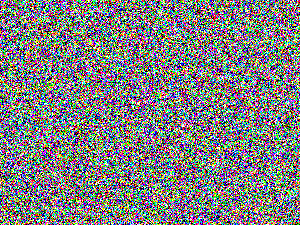
#> input picture assets/noise.png, 300 x 225 px
$ python -i pixel_stretcher.py   (imports and definitions only)
#> lines starting #> are read from the running program, lines starting #| are printed output that depends on the picture
import numpy as np
from PIL import Image
import imageio
from typing import Optional, Union, Literal, List, Tuple, Callable
from pathlib import Path
from .distortion_effects import (
    BiasedStretchEffect, WaveDistortionEffect, PivotStretchEffect, DistortionEffect,
    HorizontalStretchEffect, RotatedStretchEffect, FlowingMeltEffect
)
from scipy.ndimage import rotate
from .post_processors import PostProcessor
from .post_processing_factory import PostProcessorFactory


class PixelStretcher:
    """
    Unified pixel stretcher that supports both legacy built-in distortion
    and the new effect object system.
    """

    def __init__(
        self,
        # Effect-based parameters (v2 mode)
        effect: Optional[DistortionEffect] = None,

        # Legacy parameters (v1 mode)
        max_stretch: float = 0.5,
        pivot: Literal['center', 'top', 'bottom'] = 'center',
        wave_amplitude: float = 0.1,
        wave_frequency: float = 2.0,
        wave_phase_shift: float = 0.0,
        wave_phase_speed: float = 0.2,
        use_wave_distortion: bool = False,
        stretch_bias: float = 0.0,

        # Common parameters
        interpolation: Literal['nearest', 'bilinear'] = 'nearest',
        temporal_smoothing: float = 0.0,
        seed: Optional[int] = None,
        upscale: int = 1,
        cumulative: bool = False,
        stretch_curve: Literal['linear', 'constant', 'ease_in', 'ease_out', 'ease_in_out', 'custom'] = 'linear',
        start_stretch: Optional[float] = None,
        end_stretch: Optional[float] = None,
        custom_curve_func: Optional[Callable[[float], float]] = None
    ):
        # Store effect if provided (v2 mode)
        self.effect = effect

        # Store legacy parameters
        self.max_stretch = max_stretch
        self.pivot = pivot
        self.wave_amplitude = wave_amplitude
        self.wave_frequency = wave_frequency
        self.wave_phase_shift = wave_phase_shift
        self.wave_phase_speed = wave_phase_speed
        self.use_wave_distortion = use_wave_distortion
        self.stretch_bias = np.clip(stretch_bias, -1.0, 1.0)

        # Common parameters
        self.interpolation = interpolation
        self.temporal_smoothing = temporal_smoothing
        self.upscale = max(1, int(upscale))
        self.cumulative = cumulative
        self.stretch_curve = stretch_curve
        self.start_stretch = start_stretch if start_stretch is not None else 0.0
        self.end_stretch = end_stretch if end_stretch is not None else (1.0 if effect else max_stretch)
        self.custom_curve_func = custom_curve_func
        self.rng = np.random.RandomState(seed)
        self._previous_factors = None

    def _get_pivot_point(self, height: int) -> float:
        """Get pivot point for legacy mode."""
        if self.pivot == 'center':
            return height / 2
        elif self.pivot == 'top':
            return 0
        else:  # bottom
            return height

    def _calculate_stretch_scale(self, t: float) -> float:
        """Calculate the stretch scale based on the curve type and progress t (0 to 1)."""
        if self.stretch_curve == 'constant':
            curve_value = 1.0
        elif self.stretch_curve == 'linear':
            curve_value = t
        elif self.stretch_curve == 'ease_in':
            curve_value = t * t
        elif self.stretch_curve == 'ease_out':
            curve_value = t * (2.0 - t)
        elif self.stretch_curve == 'ease_in_out':
            curve_value = t * t * (3.0 - 2.0 * t)
        elif self.stretch_curve == 'custom' and self.custom_curve_func:
            curve_value = self.custom_curve_func(t)
        else:
            curve_value = t

        return self.start_stretch + (self.end_stretch - self.start_stretch) * curve_value

    def _generate_stretch_factors(self, width: int, stretch_scale: float = 1.0) -> np.ndarray:
        """Generate stretch factors for legacy mode."""
        # Generate base random values between 0 and 1
        base_random = self.rng.rand(width)

        # Apply bias to determine stretch direction
        if self.stretch_bias == 0:
            factors = (base_random * 2 - 1)
        else:
            factors = np.zeros(width)

            for i in range(width):
                bias_probability = 0.5 + abs(self.stretch_bias) * 0.4

                if self.rng.rand() < bias_probability:
                    if self.stretch_bias > 0:
                        factors[i] = base_random[i]
                    else:
                        factors[i] = -base_random[i]
                else:
                    if self.stretch_bias > 0:
                        factors[i] = -base_random[i] * 0.3
                    else:
                        factors[i] = base_random[i] * 0.3

        factors = factors * stretch_scale

        if self.temporal_smoothing > 0 and self._previous_factors is not None:
            factors = (self.temporal_smoothing * self._previous_factors +
                      (1 - self.temporal_smoothing) * factors)

        self._previous_factors = factors.copy()
        return factors

    # [21 lines left out: functions _apply_temporal_smoothing, _generate_factors_for_effect, not called in this run]

    def _warp_column_nearest(
        self,
        column: np.ndarray,
        factor: float,
        pivot: float
    ) -> np.ndarray:
        """Legacy nearest neighbor warping."""
        height = len(column)
        output_rows = np.arange(height)

        if factor > 0:  # Downward stretch
            source_rows = output_rows - factor * height * (output_rows / height)
        else:  # Upward stretch
            source_rows = output_rows - factor * height * (1 - output_rows / height)

        source_rows = np.clip(np.round(source_rows), 0, height - 1).astype(int)

        return column[source_rows]

    # [90 lines left out: functions _warp_column_bilinear, _warp_column_wave_nearest, _warp_column_wave_bilinear, not called in this run]

    def _upscale_image(self, image: np.ndarray) -> np.ndarray:
        """Upscale image using nearest neighbor interpolation."""
        if self.upscale <= 1:
            return image

        height, width = image.shape[:2]
        upscaled_height = height * self.upscale
        upscaled_width = width * self.upscale
        upscaled_output = np.zeros((upscaled_height, upscaled_width) + image.shape[2:], dtype=image.dtype)

        for y in range(upscaled_height):
            for x in range(upscaled_width):
                src_y = y // self.upscale
                src_x = x // self.upscale
                upscaled_output[y, x] = image[src_y, src_x]

        return upscaled_output

    def warp_frame(self, image: np.ndarray, stretch_scale: float = 1.0,
                   apply_upscale: bool = True, time_phase: float = 0.0,
                   frame: int = 0, total_frames: int = 60) -> np.ndarray:
        """
        Warp a single frame using either effect object (v2) or legacy logic (v1).

        For v2 mode, stretch_scale parameter is ignored in favor of frame/total_frames.
        For v1 mode, frame/total_frames parameters are ignored.
        """
        height, width = image.shape[:2]
        output = np.zeros_like(image)

        if self.effect:
            # V2 mode: Use effect object
            t = frame / max(total_frames - 1, 1) if frame > 0 else 0
            stretch_scale = self._calculate_stretch_scale(t)

            # Handle special effect types
            if isinstance(self.effect, HorizontalStretchEffect):
                # Transpose image for horizontal processing
                image_transposed = image.transpose(1, 0, 2) if len(image.shape) == 3 else image.T
                output_transposed = np.zeros_like(image_transposed)
                height_t, width_t = image_transposed.shape[:2]

                # Generate factors for transposed dimensions
                factors = self._generate_factors_for_effect(
                    self.effect, width_t, frame, total_frames, stretch_scale
                )
                factors = self._apply_temporal_smoothing(factors)

                # Process transposed image
                for x in range(width_t):
                    output_transposed[:, x] = self.effect.warp_column(
                        image_transposed[:, x], factors[x], x, width_t, height_t
                    )

                # Transpose back
                output = output_transposed.transpose(1, 0, 2) if len(output_transposed.shape) == 3 else output_transposed.T

            elif isinstance(self.effect, RotatedStretchEffect):
                # Rotate image, apply effect, rotate back
                angle = self.effect.angle

                # Rotate image
                rotated_image = rotate(image, angle, reshape=True, order=1)
                rotated_output = np.zeros_like(rotated_image)
                rot_height, rot_width = rotated_image.shape[:2]

                # Generate factors for rotated dimensions
                factors = self._generate_factors_for_effect(
                    self.effect, rot_width, frame, total_frames, stretch_scale
                )
                factors = self._apply_temporal_smoothing(factors)

                # Process rotated image
                for x in range(rot_width):
                    if len(rotated_image.shape) == 3:
                        rotated_output[:, x] = self.effect.warp_column(
                            rotated_image[:, x], factors[x], x, rot_width, rot_height
                        )
                    else:
                        rotated_output[:, x] = self.effect.warp_column(
                            rotated_image[:, x], factors[x], x, rot_width, rot_height
                        )

                # Rotate back and crop to original size
                output_full = rotate(rotated_output, -angle, reshape=True, order=1)

                # Calculate crop to match original size
                h_diff = output_full.shape[0] - height
                w_diff = output_full.shape[1] - width
                h_start = h_diff // 2
                w_start = w_diff // 2

                output = output_full[h_start:h_start+height, w_start:w_start+width]

            else:
                # Standard vertical effect processing
                factors = self._generate_factors_for_effect(
                    self.effect, width, frame, total_frames, stretch_scale
                )
                factors = self._apply_temporal_smoothing(factors)

                # Warp each column using effect
                for x in range(width):
                    output[:, x] = self.effect.warp_column(
                        image[:, x], factors[x], x, width, height
                    )
        else:
            # V1 mode: Use legacy logic
            factors = self._generate_stretch_factors(width, stretch_scale)
            pivot = self._get_pivot_point(height)

            # Warp each column
            for x in range(width):
                if self.use_wave_distortion:
                    if self.interpolation == 'nearest':
                        output[:, x] = self._warp_column_wave_nearest(
                            image[:, x], factors[x], x, width, time_phase
                        )
                    else:
                        output[:, x] = self._warp_column_wave_bilinear(
                            image[:, x], factors[x], x, width, time_phase
                        )
                else:
                    if self.interpolation == 'nearest':
                        output[:, x] = self._warp_column_nearest(
                            image[:, x], factors[x], pivot
                        )
                    else:
                        output[:, x] = self._warp_column_bilinear(
                            image[:, x], factors[x], pivot
                        )

        # Apply upscaling if requested
        if apply_upscale and self.upscale > 1:
            return self._upscale_image(output)

        return output

    def create_animation(
        self,
        input_path: Union[str, Path],
        output_path: Union[str, Path],
        frames: int = 60,
        fps: int = 30,
        loop: int = 0,
        post_processor: Optional[PostProcessor] = None,
        codec: str = 'libx264',
        quality: Optional[int] = None
    ) -> None:
        """
        Create animation from input image.

        Args:
            input_path: Path to input image
            output_path: Path to output video
            frames: Number of frames to generate
            fps: Frames per second
            loop: Number of loops (0 = infinite for GIF)
            post_processor: Optional post-processor to apply
            codec: Video codec to use
            quality: Video quality (codec-specific)
        """
#> called with input_path = '../assets/noise.png', output_path = 'out.png', frames = 60, fps = 30, loop = 0, codec = 'libx264'
        input_path = Path(input_path)
        output_path = Path(output_path)

        img = Image.open(input_path)
#> img is the input picture: PIL image 300x225 RGB; mean R, G, B 127.6, 127.9, 128.4
        if img.mode not in ['RGB', 'RGBA']:
            img = img.convert('RGB')

        img_array = np.array(img)

        frame_list = []

        if self.cumulative:
            # Cumulative mode: each frame builds on the previous
            last_frame = img_array.copy()

            for i in range(frames):
                if i == 0:
                    frame_list.append(self._upscale_image(img_array))
                else:
                    # Calculate incremental stretch
                    t = i / max(frames - 1, 1)
                    prev_t = (i - 1) / max(frames - 1, 1)

                    current_stretch = self._calculate_stretch_scale(t)
                    prev_stretch = self._calculate_stretch_scale(prev_t)
                    incremental_stretch = current_stretch - prev_stretch

                    if self.effect:
                        # V2 mode
                        warped_frame = self.warp_frame(
                            last_frame, frame=i, total_frames=frames,
                            apply_upscale=False
                        )
                    else:
                        # V1 mode
                        time_phase = t * 2 * np.pi * self.wave_phase_speed
                        warped_frame = self.warp_frame(
                            last_frame, incremental_stretch,
                            apply_upscale=False, time_phase=time_phase
                        )

                    last_frame = warped_frame.copy()
                    frame_list.append(self._upscale_image(warped_frame))
        else:
            # Non-cumulative mode: apply increasing distortion to original
            for i in range(frames):
                t = i / max(frames - 1, 1)

                if i == 0 and self.start_stretch == 0:
                    frame_list.append(self._upscale_image(img_array))
                else:
                    if self.effect:
                        # V2 mode
                        warped_frame = self.warp_frame(
                            img_array, frame=i, total_frames=frames,
                            apply_upscale=True
                        )
                    else:
                        # V1 mode
                        stretch_scale = self._calculate_stretch_scale(t)
                        time_phase = t * 2 * np.pi * self.wave_phase_speed
                        warped_frame = self.warp_frame(
                            img_array, stretch_scale,
                            apply_upscale=True, time_phase=time_phase
                        )

                    frame_list.append(warped_frame)
#> this loop made 60 passes
#> pass 2, in create_animation, `warped_frame = self.warp_frame( img_array, stretch_scale, apply_upscal..`:
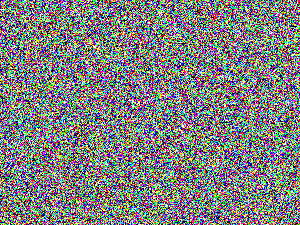
#> warped_frame: shape (225, 300, 3); mean R, G, B 127.6, 127.8, 128.4
#> pass 3, in create_animation, `warped_frame = self.warp_frame( img_array, stretch_scale, apply_upscal..`:
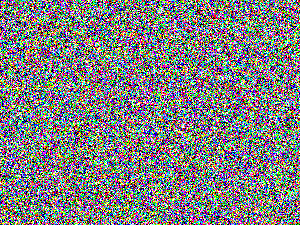
#> warped_frame: shape (225, 300, 3); mean R, G, B 127.6, 127.9, 128.5

        # Apply post-processing if provided
        if post_processor:
            frame_list = [
                post_processor.process_frame(frame, i, frames)
                for i, frame in enumerate(frame_list)
            ]

        # Save animation
        save_kwargs = {'fps': fps}
        if output_path.suffix.lower() == '.mp4':
            save_kwargs['codec'] = codec
            if quality:
                save_kwargs['quality'] = quality
        elif output_path.suffix.lower() == '.gif' and loop != 0:
            save_kwargs['loop'] = loop

        imageio.mimsave(output_path, frame_list, **save_kwargs)

    def reset(self) -> None:
        """Reset temporal state."""
        self._previous_factors = None

    # [24 lines left out: function from_config, not called in this run]

>>> result = PixelStretcher().create_animation('../assets/noise.png', 'out.png')
